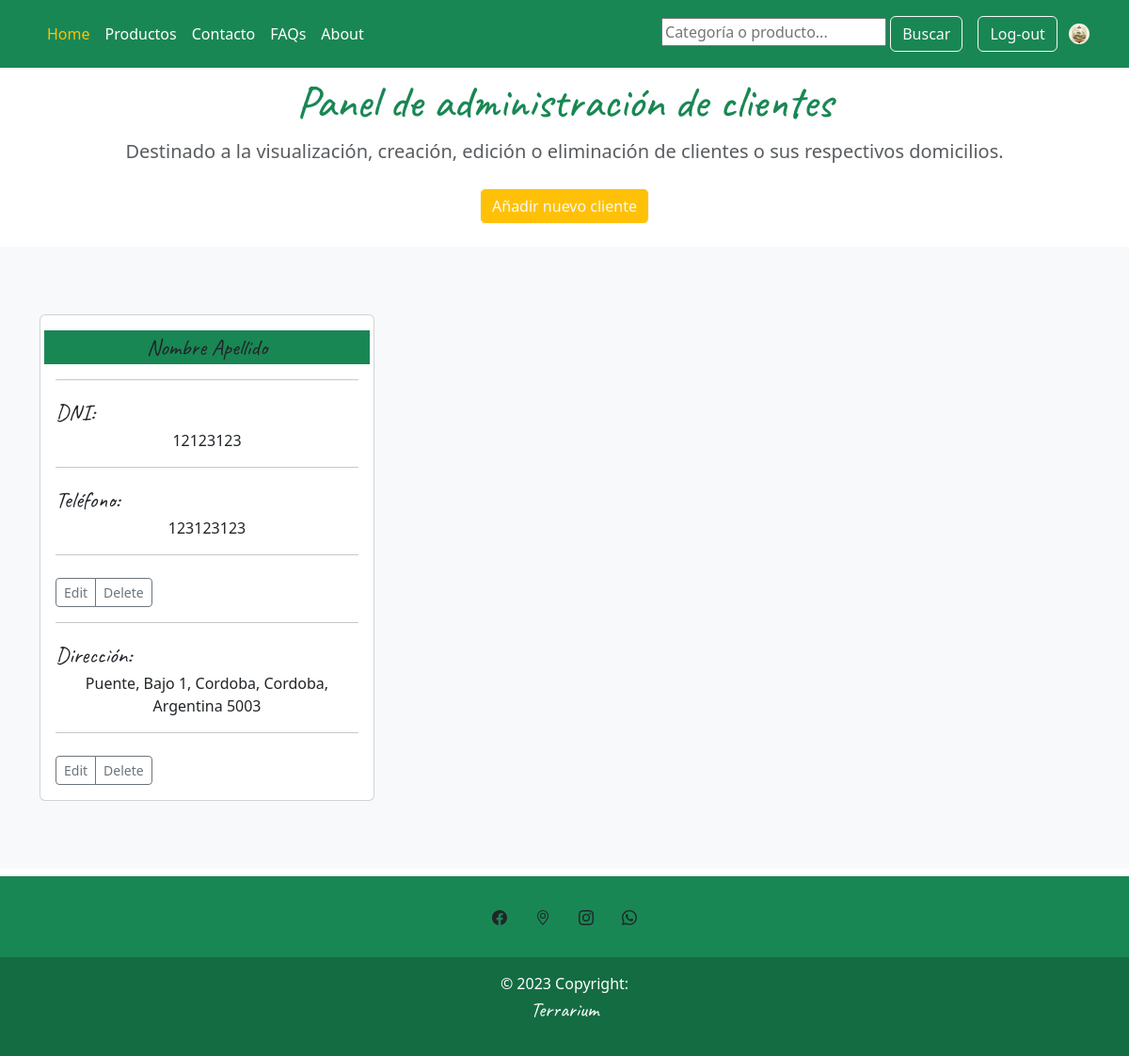
Page /client/panel/ (signed in) on the committed database.
### admin_panel/models.py (models this page shows, shortened)
class Customer(models.Model):
    first_name = models.CharField(max_length=255, verbose_name='Nombre')
    last_name = models.CharField(max_length=255, verbose_name='Apellido')
    id_number = models.CharField(max_length=20, verbose_name='DNI', unique=True)
    phone = models.CharField(max_length=20, verbose_name='Teléfono')
    address = models.ForeignKey(Address, on_delete=models.SET_NULL, verbose_name='Domicilio', default=None, blank=True, null=True)
    created = models.DateTimeField(auto_now_add=True)
    updated = models.DateTimeField(auto_now=True)
    class Meta:
        verbose_name='Cliente'
        verbose_name_plural='Clientes'

class Address(models.Model):
    country = models.CharField(max_length=100, verbose_name='País')
    state = models.CharField(max_length=255, verbose_name='Provincia')
    city = models.CharField(max_length=255, verbose_name='Ciudad')
    neighborhood = models.CharField(max_length=255, verbose_name='Barrio')
    street = models.CharField(max_length=255, verbose_name='Calle')
    postal_code = models.CharField(max_length=10, verbose_name='Código postal')
    created = models.DateTimeField(auto_now_add=True)
    updated = models.DateTimeField(auto_now=True)
    class Meta:
        verbose_name='Domicilio'
        verbose_name_plural='Domicilios'

### admin_panel/views.py (the view)
# urls.py: path('client/panel/', views.CustomersPanelView.as_view(), name='client-panel'),
class CustomersPanelView(TemplateView):
    template_name = 'admin_panel/customers_panel.html'
    def get(self, request):
        customers =  models.Customer.objects.all()
        ctx = {'customers' : customers}
        return render(request, self.template_name, ctx)

### catalog/forms.py
class SearchForm(forms.Form):
    search_query = forms.CharField(
        max_length=100,
        required=False,
        widget=forms.TextInput(attrs={'placeholder': 'Categoría o producto...'}),
        label=''
    )

### store/context_processors.py (called while the page is built)
def search_form(request):
    return {'search_form': SearchForm()}

def avatar(request):
    avatar = None
    if request.user.is_authenticated:
        try:
            profile = Profile.objects.get(user=request.user)
            avatar = profile.avatar.url
        except Profile.DoesNotExist:
            pass
    return {'avatar': avatar}

### admin_panel/templates/admin_panel/customers_panel.html (shortened to what this page needs)
{% extends "base.html" %}
{% load static %}
{% block content %}
<main role="main">
  <section class="jumbotron text-center">
    <div class="container">
      <h1 class="jumbotron-heading text-success" style="font-family:'Caveat'; font-size:3em">Panel de administración de clientes</h1>
      <p class="lead text-muted">Destinado a la visualización, creación, edición o eliminación de clientes o sus respectivos domicilios.</p>
      <p>
        <a href="{% url 'client-address-create' %}" class="btn btn-outline-light btn-warning my-2">Añadir nuevo cliente</a>
      </p>
    </div>
  </section>
  <div class="bg-light">
    <br>
  </div>
{% if customers %}
<div class="album py-5 bg-light">
  <div class="container">
    <div class="row">
      {% for customer in customers %}
          <div class="col-md-4">
            <div class="card mb-4 box-shadow">
              <div class="card-body">
                <div class="row bg-success">
                  <p class="mb-0 text-center" style="font-family:'Caveat'; font-size:24px">{{customer.first_name}} {{customer.last_name}}</p>
                </div>
                <hr />
                <div class="row">
                  <p class="mb-0" style="font-family:'Caveat'; font-size:24px">DNI: </p>
                  <p class="card-text text-center">{{ customer.id_number }}</p>
                </div>
                <hr />
                <div class="row">
                  <p class="mb-0" style="font-family:'Caveat'; font-size:24px">Teléfono: </p>
                  <p class="card-text text-center">{{ customer.phone }}</p>
                </div>
                <hr />
                 <div class="d-flex justify-content-between align-items-left">
                  <div class="btn-group mt-2">
                    <button type="button" class="btn btn-sm btn-outline-secondary"
                    onclick="window.location.href = '{% url 'client-update' customer.id %}'">
                      Edit
                    </button>
                    <button type="button" class="btn btn-sm btn-outline-secondary"
                      onclick="window.location.href = '{% url 'client-delete' customer.id %}'">
                      Delete
                    </button>
                  </div>
                </div>
                {% if customer.address %}
                <hr />
                <div class="row">
                  <p class="mb-0" style="font-family:'Caveat'; font-size:24px">Dirección: </p>
                  <p class="card-text text-center">
                    {{customer.address.street}}, {{customer.address.neighborhood}}, {{customer.address.city}},
                    {{customer.address.state}}, {{customer.address.country}} {{customer.address.postal_code}}
                  </p>
                </div>
                <hr />
                <div class="d-flex justify-content-between align-items-left">
                  <div class="btn-group mt-2">
                    <button type="button" class="btn btn-sm btn-outline-secondary"
                    onclick="window.location.href = '{% url  'client-address-update' customer.address.id %}'">
                      Edit
                    </button>
                    <button type="button" class="btn btn-sm btn-outline-secondary"
                      onclick="window.location.href = '{% url  'client-address-delete' customer.address.id %}'">
                      Delete
                    </button>
                  </div>
                </div>
                {% endif %}
              </div>
            </div>
          </div>
      {% endfor %}
    </div>
  </div>
</div>
    {% else %}
    <div class="container text-center justify-content-center">
      <h2 class="text">No hay clientes registrados</h2>
    </div>
  {% endif %}
</main>
{% endblock content %}

### rows in the picture
Customer: first_name "Nombre", last_name "Apellido", id_number "12123123", phone "123123123", address.street "Puente", address.neighborhood "Bajo 1", address.city "Cordoba", address.state "Cordoba", address.country "Argentina", address.postal_code "5003"
